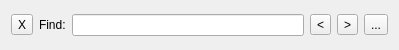
<?xml version="1.0" encoding="UTF-8"?>
<ui version="4.0">
 <class>SearchBar</class>
 <widget class="QWidget" name="SearchBar">
  <property name="geometry">
   <rect>
    <x>0</x>
    <y>0</y>
    <width>399</width>
    <height>50</height>
   </rect>
  </property>
  <property name="windowTitle">
   <string notr="true">SearchBar</string>
  </property>
  <layout class="QHBoxLayout" name="horizontalLayout">
   <item>
    <widget class="QToolButton" name="closeButton">
     <property name="text">
      <string notr="true">X</string>
     </property>
    </widget>
   </item>
   <item>
    <widget class="QLabel" name="findLabel">
     <property name="text">
      <string>Find:</string>
     </property>
    </widget>
   </item>
   <item>
    <widget class="QLineEdit" name="searchTextEdit"/>
   </item>
   <item>
    <widget class="QToolButton" name="findPreviousButton">
     <property name="text">
      <string notr="true">&lt;</string>
     </property>
    </widget>
   </item>
   <item>
    <widget class="QToolButton" name="findNextButton">
     <property name="text">
      <string notr="true">&gt;</string>
     </property>
    </widget>
   </item>
   <item>
    <widget class="QToolButton" name="optionsButton">
     <property name="text">
      <string notr="true">...</string>
     </property>
     <property name="popupMode">
      <enum>QToolButton::InstantPopup</enum>
     </property>
    </widget>
   </item>
  </layout>
 </widget>
 <resources/>
 <connections/>
</ui>
